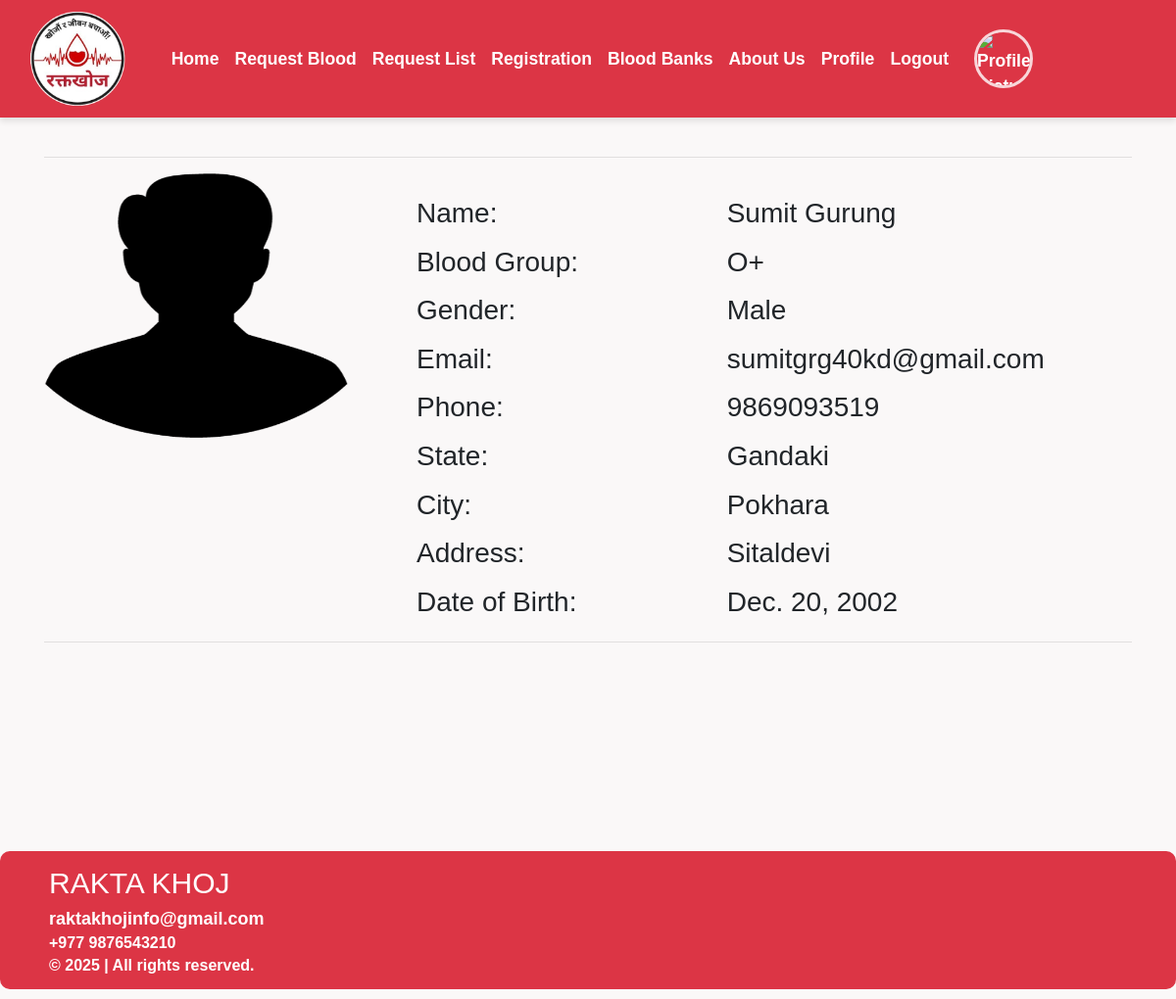
/donors_details/32/ (signed in), run on the app's committed database.
### home/models.py (models this page shows, shortened)
class Donor(models.Model):
    donor = models.OneToOneField(User, on_delete=models.CASCADE, blank=True, null=True)
    date_of_birth = models.DateField(max_length=100)
    phone = models.CharField(max_length=10)
    city = models.CharField(max_length=100)
    state = models.CharField(max_length=100)
    address = models.TextField(max_length=500, default="")
    blood_group = models.ForeignKey(BloodGroup, on_delete=models.CASCADE)
    gender = models.CharField(max_length=10)
    image = models.ImageField(upload_to="")
    report = models.FileField(upload_to="")
    ready_to_donate = models.BooleanField(default=True)
    is_approved = models.BooleanField(default=False)

class BloodGroup(models.Model):
    name = models.CharField(max_length=5)
    def __str__(self):
        return self.name

### home/views.py (the view)
# urls.py: path("donors_details/<int:myid>/", views.donors_details, name="donors_details"),
def donors_details(request, myid):
    details = Donor.objects.filter(id=myid)[0]
    return render(request, "donors_details.html", {'details': details})

### home/templates/donors_details.html (shortened to what this page needs)
{% extends 'base.html' %}
{% load static %}
{% block body %}
<div class="container">
    <hr>
    <div class="row">
        <div class="col-md-4">
            <div class="profile-img">
                <img src="{{details.image.url}}" alt="" width="310px" height="270px">
            </div>
        </div>
        <div class="col-md-8">
            <div class="profile-tab">
                <div class="tab-pane">
                    <br>
                    <div class="row">
                        <div class="col-md-5">
                            <h3>Name:</h3>
                        </div>
                        <div class="col-md-6">
                            <h3>{{details.donor.get_full_name}}</h3>
                        </div>
                    </div>
                    <div class="row mt-2">
                        <div class="col-md-5">
                            <h3>Blood Group:</h3>
                        </div>
                        <div class="col-md-6">
                            <h3>{{details.blood_group}}</h3>
                        </div>
                    </div>
                    <div class="row mt-2">
                        <div class="col-md-5">
                            <h3>Gender:</h3>
                        </div>
                        <div class="col-md-6">
                            <h3>{{details.gender}}</h3>
                        </div>
                    </div>
                    <div class="row mt-2">
                        <div class="col-md-5">
                            <h3>Email:</h3>
                        </div>
                        <div class="col-md-6">
                            <h3>{{details.donor.email}}</h3>
                        </div>
                    </div>
                    <div class="row mt-2">
                        <div class="col-md-5">
                            <h3>Phone:</h3>
                        </div>
                        <div class="col-md-6">
                            <h3>{{details.phone}}</h3>
                        </div>
                    </div>
                    <div class="row mt-2">
                        <div class="col-md-5">
                            <h3>State:</h3>
                        </div>
                        <div class="col-md-6">
                            <h3>{{details.state}}</h3>
                        </div>
                    </div>
                    <div class="row mt-2">
                        <div class="col-md-5">
                            <h3>City:</h3>
                        </div>
                        <div class="col-md-6">
                            <h3>{{details.city}}</h3>
                        </div>
                    </div>
                    <div class="row mt-2">
                        <div class="col-md-5">
                            <h3>Address:</h3>
                        </div>
                        <div class="col-md-6">
                            <h3>{{details.address}}</h3>
                        </div>
                    </div>
                    <div class="row mt-2">
                        <div class="col-md-5">
                            <h3>Date of Birth:</h3>
                        </div>
                        <div class="col-md-6">
                            <h3>{{details.date_of_birth}}</h3>
                        </div>
                    </div>
                </div>
            </div>
        </div>
    </div>
    <hr>
</div>
{% endblock %}

### home/static/css/base.css (style rules this page uses)
body { font-family: 'Arial', sans-serif; background-color: #faf8f8; margin: 0; padding: 0; }

### data on the page
Donor: image (picture), donor.get_full_name "Sumit Gurung", blood_group "O+", gender "Male", donor.email "sumitgrg40kd@gmail.com", phone "9869093519", state "Gandaki", city "Pokhara", address "Sitaldevi", date_of_birth "Dec. 20, 2002"
